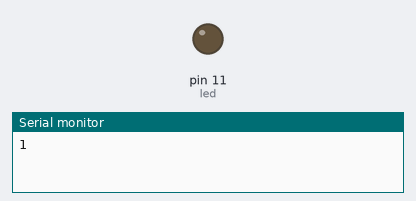
The sketch below on a simulated Arduino Uno, built with avr-gcc and run on an emulated ATmega328P. Shown: output pins drawn as LEDs (lit = HIGH), the last lines printed to the serial monitor.

Above: at 0.05 s.
At 5.75 s:
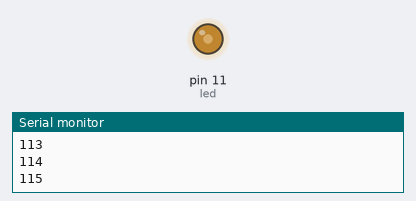
At 11.55 s:
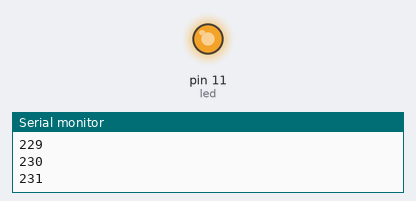
At 23.15 s:
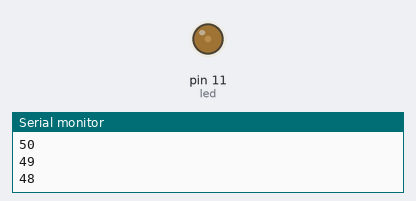
Timing chart, 0 to 33.3 s (numbered marks = the images above):
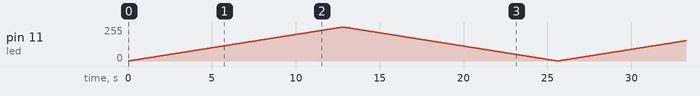

The sketch:

TP2_Ex3.ino
```cpp
const int led = 11;
int i = 0;
int mod = 1;
void setup() {
  pinMode(led, OUTPUT);
  Serial.begin(9800);
}

void loop() {
  if (i == 0){
    mod = 1;
  }
  else if(i == 255){
    mod = -1;
  }
  analogWrite(led, i);
  i += mod;
  Serial.println(i);
  delay(50);
}
```
